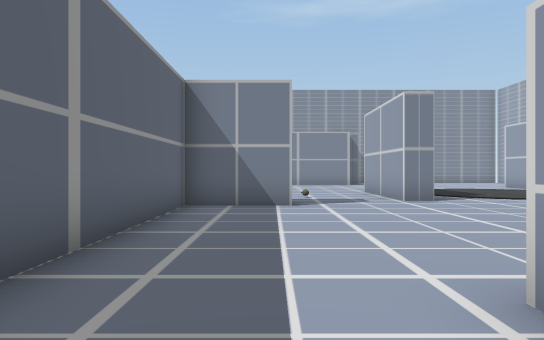
view 1 (above)

24 first-person views from a walk through a 3-D level made in the Unity game engine. The camera is 1.5 m above the floor, looks level and sees 70° across. The floor is counted in squares, 2 m on a side. Each view is taken from the middle of a square. On the plan, view 1 faces up. The plan holds only what a view shows up to about 12 squares ahead; the rest is blank. Some animated figures are left out.

view 2
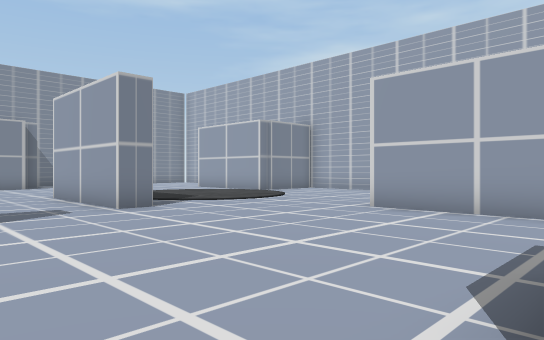

view 3
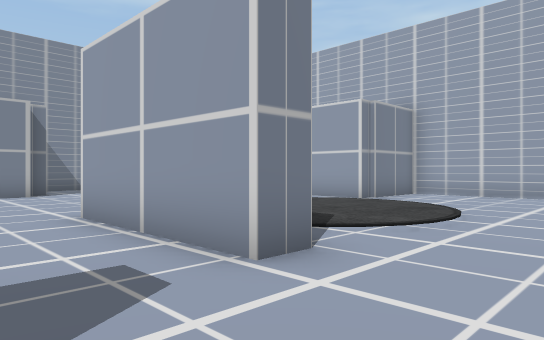

view 4
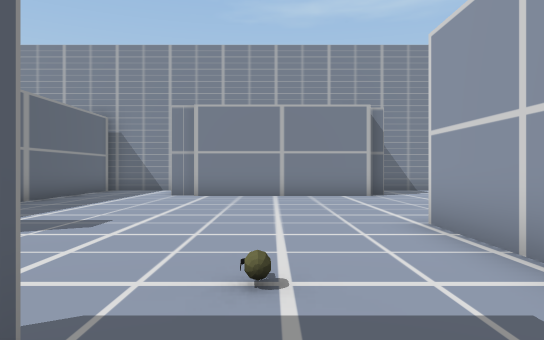

view 5
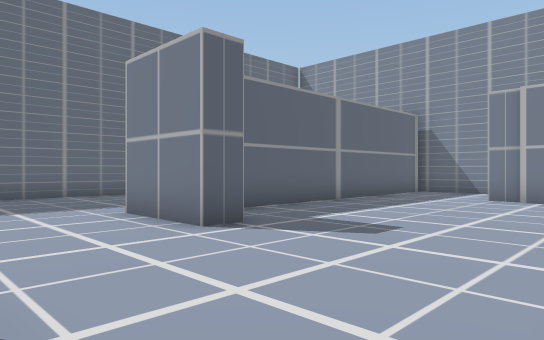

view 6
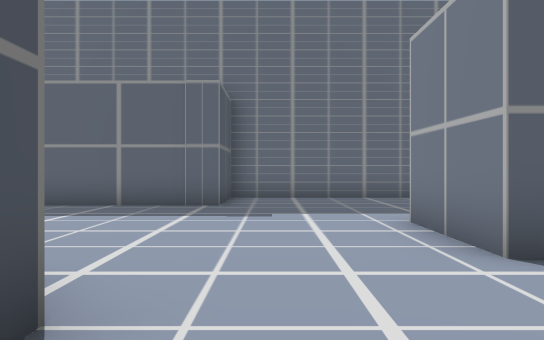

view 7
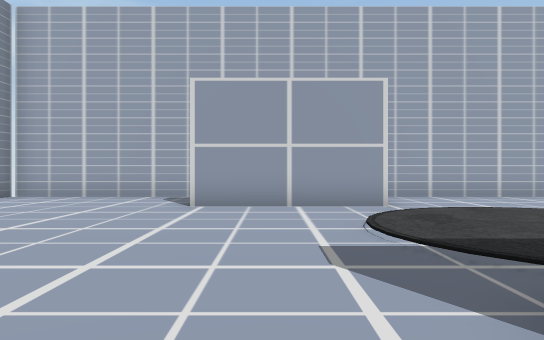

view 8
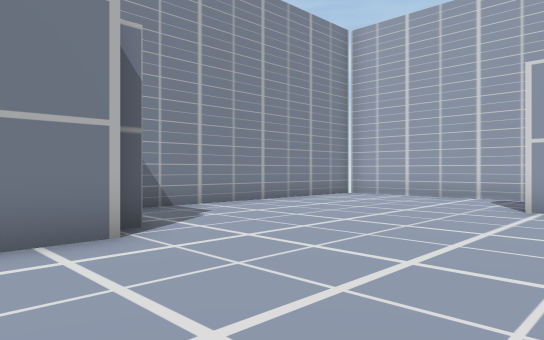

view 9
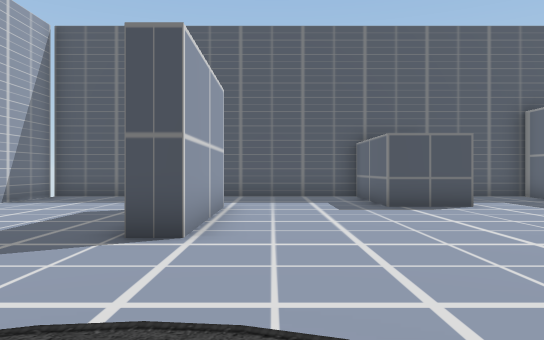

view 10
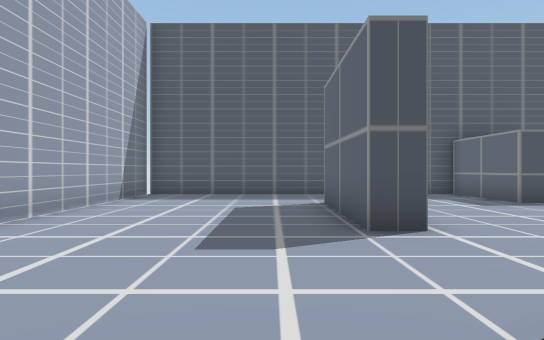

view 11
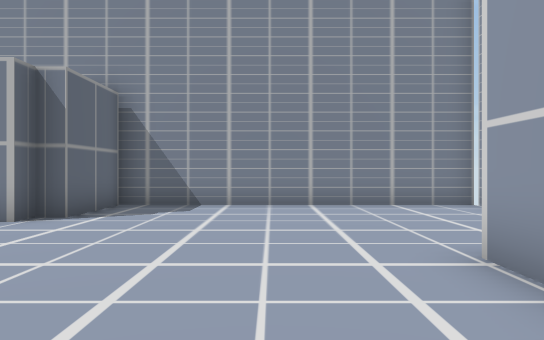

view 12
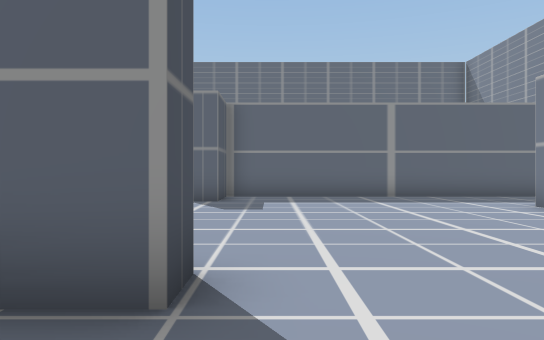

view 13
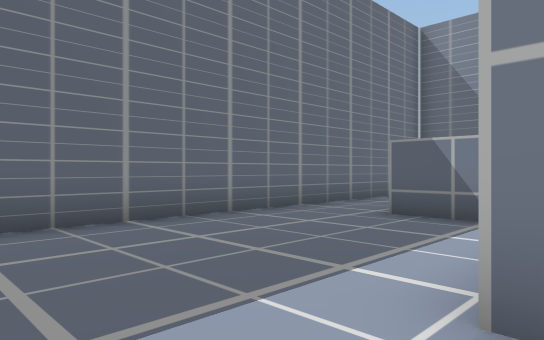

view 14
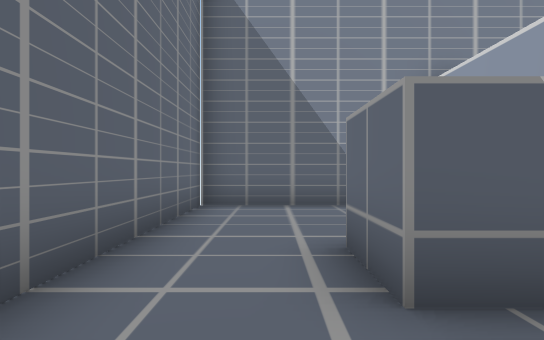

view 15
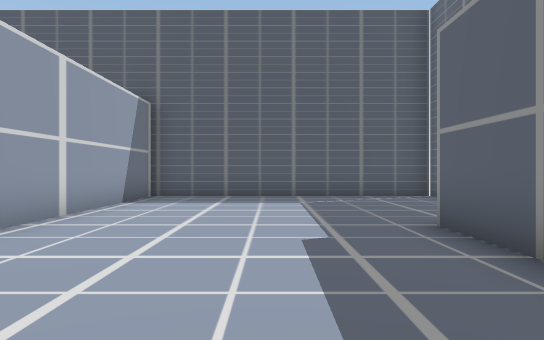

view 16
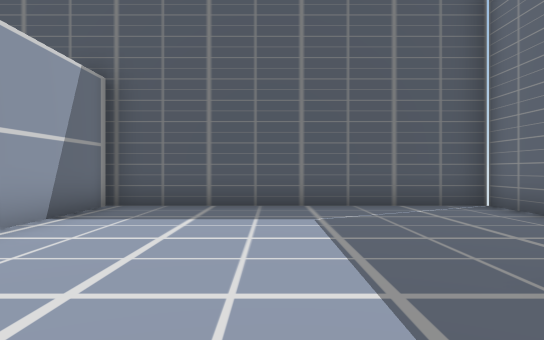

view 17
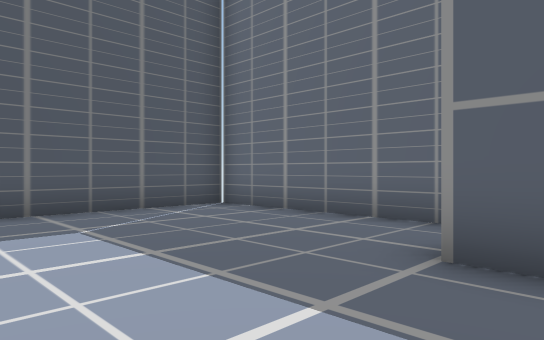

view 18
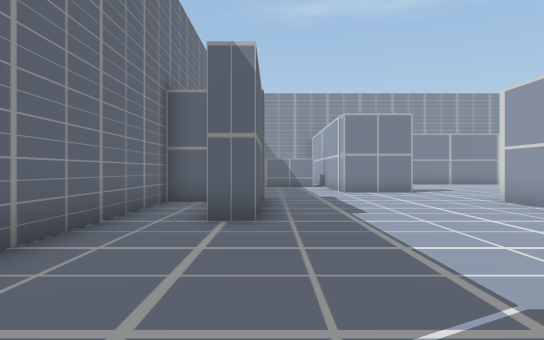

view 19
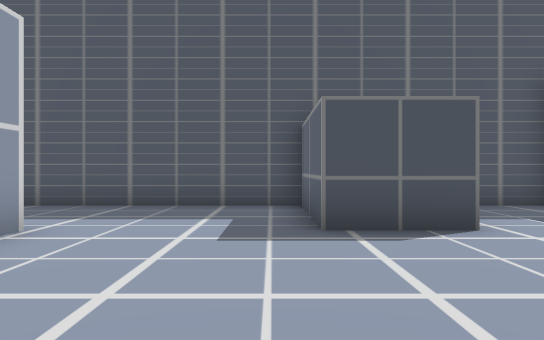

view 20
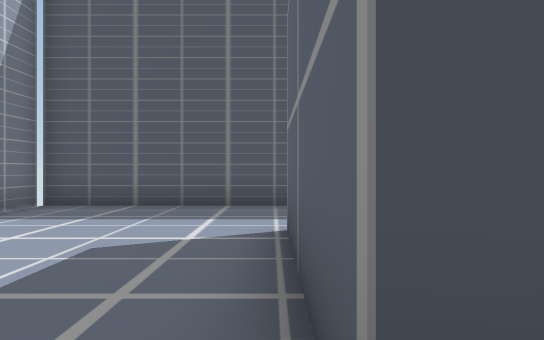

view 21
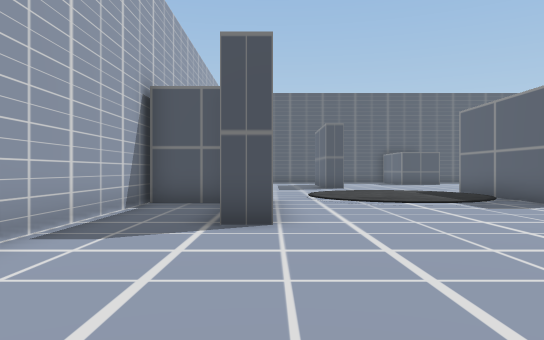

view 22
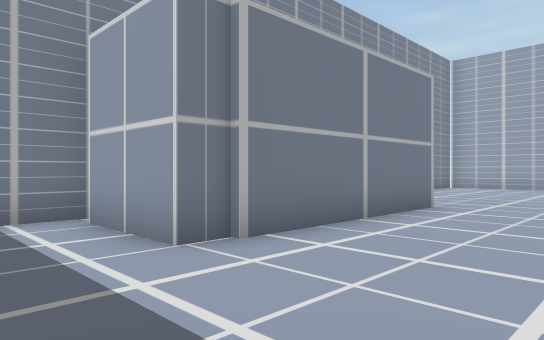

view 23
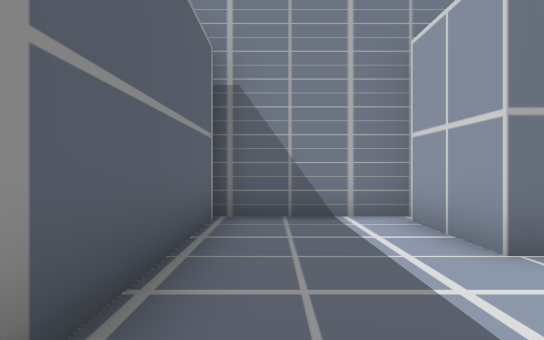

view 24
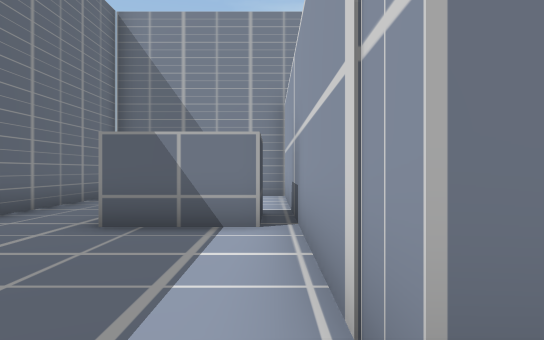

### Floor plan
Points are (right, up) in squares from view 1. A wall is a line through its corners. A room is listed if a view was taken in it or the views show most of it. See-through windows are left out.
Room 1 (views 1, 2, 3, 4, 5, 6, 7, 8, 9, 10, 11, 12, 13, 14, 15, 16, 17, 18, 19, 20, 21, 22, 23, 24)
walls: (0.5, 8.2) (-1.8, 8.2) (-1.8, 2.6); (4, 9.4) (3.2, 9.4) (3.2, 13.4) (3.9, 13.4) (3.9, 10); (-2, 8.9) (-1.5, 8.9); (-2.6, 6.8) (-2.6, 8.4); (1.4, 2.2) (3.4, 2.2) (3.4, -1.1) (4, -1.1); (7.1, 2.1) (7.1, 6.2) (7.8, 6.2) (7.8, 2.1); (10.5, 12.7) (10, 12.7) (10, 16.7) (10.8, 16.7); (-1.8, -0.1) (-1.8, -1.1) (-0.9, -1.1); (11.1, 13.2) (12.8, 13.2); (12.9, 7.4) (12.9, 12.1); (12.5, 12.5) (10.4, 12.5); (-3.1, -1.1) (-2.6, -1.1) (-2.6, 5.1); (-9.5, 8.2) (-10.5, 8.2) (-10.5, -1.1) (-9.9, -1.1); (12.9, 12.8) (12.9, 22.2) (4.4, 22.2) (4.4, 19.8) (3.9, 19.8) (3.9, 19.2) (-1.9, 19.2); (-6.2, 17.4) (-6.2, 16.1) (-8.3, 16.1) (-8.3, 17.9); (-4.9, 19.6) (-4.9, 12.7) (-3.3, 12.7) (-3.3, 12) (-5.6, 12) (-5.6, 17.4); (11.9, -1.1) (12.9, -1.1) (12.9, 5.5); (-10.5, 17.5) (-10.5, 8.9) (-8.2, 8.9) (-8.2, 4.7) (-9, 4.7)
ways out: opening at (-9.5, 16.5) to room 2; opening at (-6, 16.5) to room 2; opening at (-3.5, 20.5)
Room 2 (no view inside)
walls: (-5.6, 17.4) (-5.6, 21.8); (-5, 22.2) (-10.5, 22.2) (-10.5, 17.5)
ways out: opening at (-9.5, 16.5) to room 1; opening at (-6, 16.5) to room 1

Where each view was taken, in squares from view 1:
view 1: 0 up, 0 right, facing up
view 2: 2 up, 0 right, facing up-right
view 3: 7 up, 1 right, facing up-right
view 4: 8 up, 1 right, facing up
view 5: 9 up, 1 right, facing up-left
view 6: 10 up, 0 right, facing left
view 7: 15 up, 2 right, facing right
view 8: 15 up, 2 right, facing up-right
view 9: 11 up, 6 right, facing down
view 10: 11 up, 9 right, facing down
view 11: 13 up, 8 right, facing up
view 12: 14 up, 6 right, facing left
view 13: 10 up, 5 left, facing up-left
view 14: 14 up, 9 left, facing up
view 15: 10 up, 6 left, facing down
view 16: 7 up, 6 left, facing down
view 17: 6 up, 5 left, facing down-left
view 18: 1 down, 8 left, facing up
view 19: 7 up, 4 right, facing down
view 20: 7 up, 8 right, facing down
view 21: 22 up, 10 right, facing down
view 22: 16 up, 4 left, facing up-right
view 23: 16 up, 4 left, facing up
view 24: 11 up, 6 left, facing up
